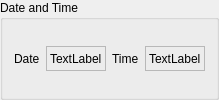
    <widget class="QGroupBox" name="groupBox_2">
     <property name="title">
      <string>Date and Time</string>
     </property>
     <layout class="QGridLayout" name="gridLayout_3">
      <item row="0" column="0">
       <widget class="QLabel" name="label_4">
        <property name="text">
         <string>Date</string>
        </property>
       </widget>
      </item>
      <item row="0" column="1">
       <widget class="QLabel" name="label_date">
        <property name="sizePolicy">
         <sizepolicy hsizetype="Preferred" vsizetype="Fixed">
          <horstretch>0</horstretch>
          <verstretch>0</verstretch>
         </sizepolicy>
        </property>
        <property name="minimumSize">
         <size>
          <width>0</width>
          <height>25</height>
         </size>
        </property>
        <property name="maximumSize">
         <size>
          <width>16777215</width>
          <height>25</height>
         </size>
        </property>
        <property name="frameShape">
         <enum>QFrame::StyledPanel</enum>
        </property>
        <property name="text">
         <string>TextLabel</string>
        </property>
       </widget>
      </item>
      <item row="0" column="2">
       <widget class="QLabel" name="label_12">
        <property name="text">
         <string>Time</string>
        </property>
       </widget>
      </item>
      <item row="0" column="3">
       <widget class="QLabel" name="label_time">
        <property name="sizePolicy">
         <sizepolicy hsizetype="Preferred" vsizetype="Fixed">
          <horstretch>0</horstretch>
          <verstretch>0</verstretch>
         </sizepolicy>
        </property>
        <property name="minimumSize">
         <size>
          <width>0</width>
          <height>25</height>
         </size>
        </property>
        <property name="maximumSize">
         <size>
          <width>16777215</width>
          <height>25</height>
         </size>
        </property>
        <property name="frameShape">
         <enum>QFrame::StyledPanel</enum>
        </property>
        <property name="text">
         <string>TextLabel</string>
        </property>
       </widget>
      </item>
     </layout>
    </widget>
